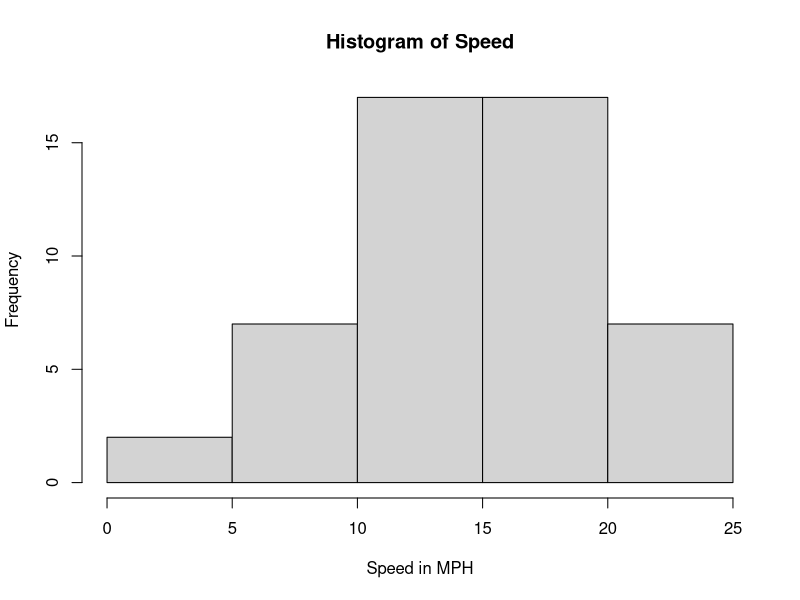
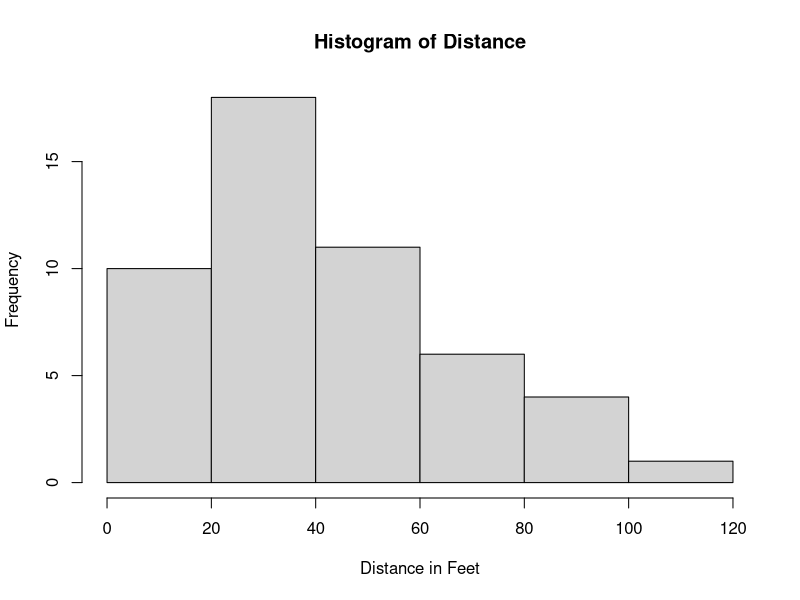
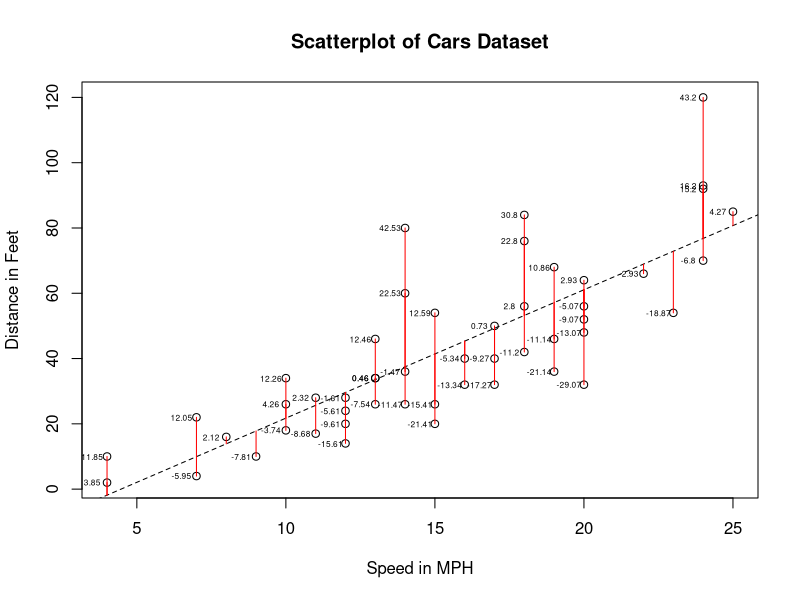
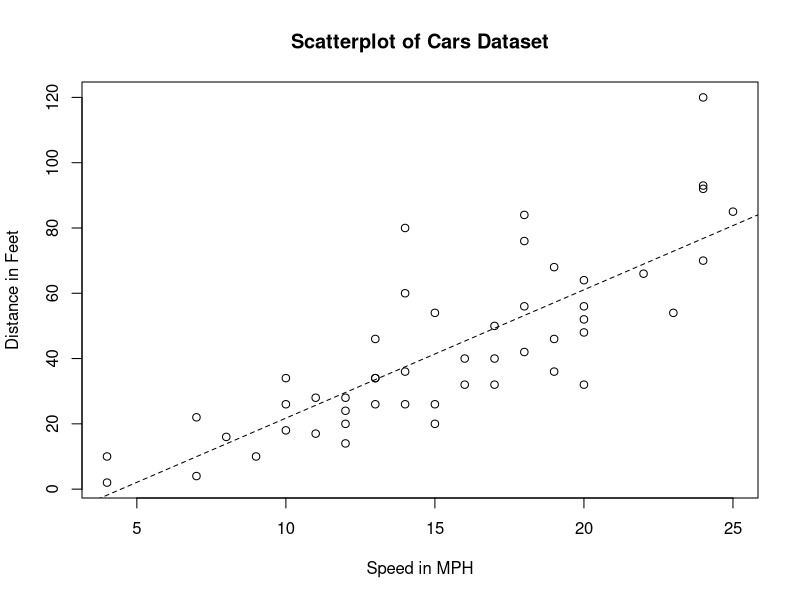
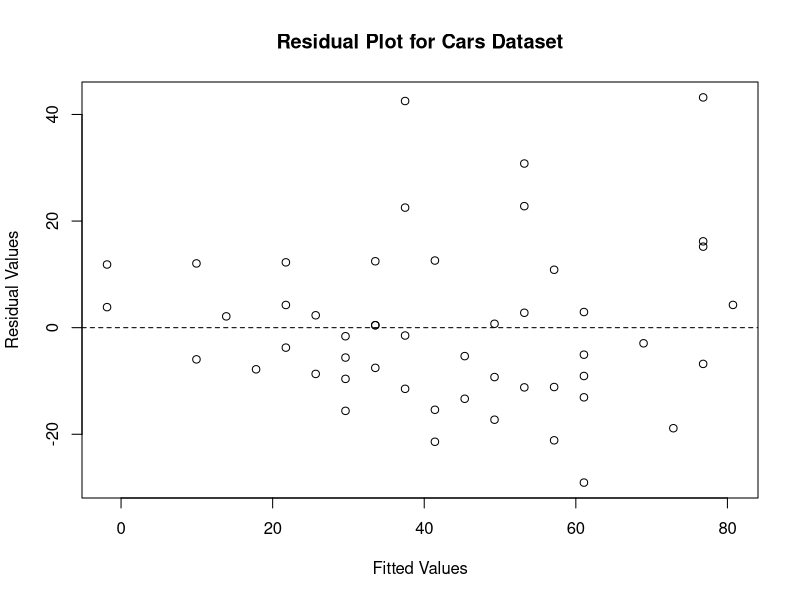
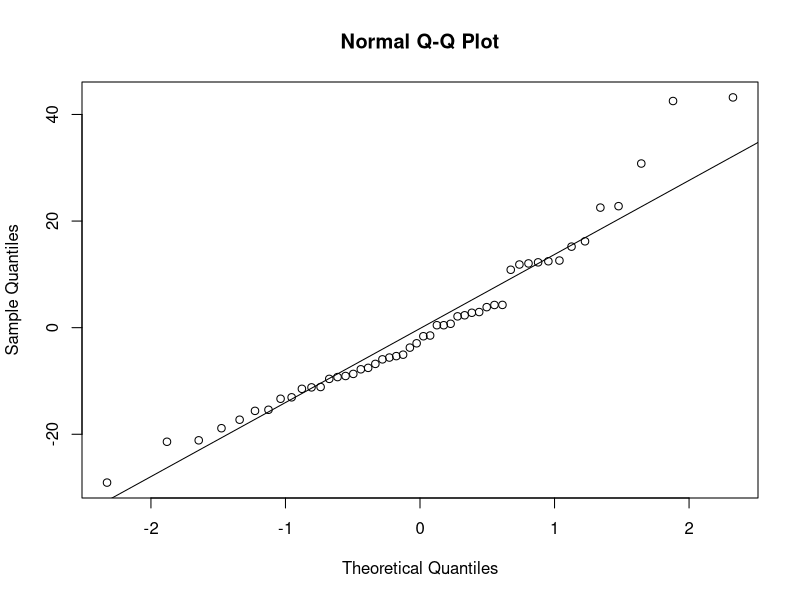
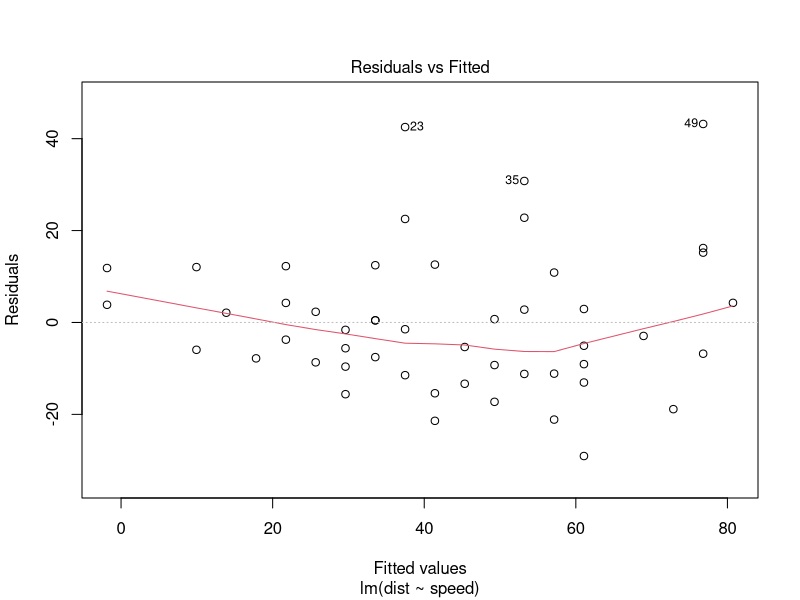
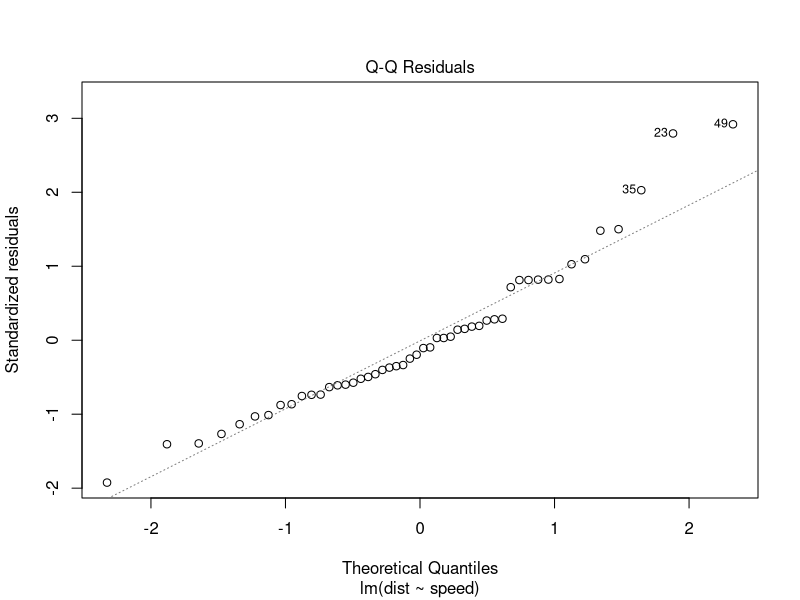

R code for these plots, in order: (Note: this script raises an error after producing the figures.)
####################################################
####################################################
#####[03] Simple Linear Regression Lecture Code#####
####################################################
####################################################



##############################################
#####Manual example with the cars dataset#####
##############################################
help(cars)
cars #Investigating the cars dataset.

#Basic numerical EDA for cars dataset.
summary(cars) #Five number summaries.
sapply(cars, sd) #Standard deviations.
cor(cars) #Correlations.

#Basic graphical EDA for cars dataset.
hist(cars$speed, xlab = "Speed in MPH", main = "Histogram of Speed")
hist(cars$dist, xlab = "Distance in Feet", main = "Histogram of Distance")

plot(cars, xlab = "Speed in MPH", ylab = "Distance in Feet",
     main = "Scatterplot of Cars Dataset")

#Manual calculation of simple linear regression coefficients.
beta1 = sum((cars$speed - mean(cars$speed)) * (cars$dist - mean(cars$dist))) /
  sum((cars$speed - mean(cars$speed))^2)

beta0 = mean(cars$dist) - beta1*mean(cars$speed)

#Adding the least squares regression line to the plot.
abline(beta0, beta1, lty = 2)

#Calculating the residual values.
residuals = cars$dist - (beta0 + beta1*cars$speed)

#Note the sum of the residuals is 0.
sum(residuals)

#Visualizing the residuals.
segments(cars$speed, cars$dist,
         cars$speed, (beta0 + beta1*cars$speed),
         col = "red")
text(cars$speed - .5, cars$dist, round(residuals, 2), cex = 0.5)



#################################################
#####Automatic example with the cars dataset#####
#################################################
model = lm(dist ~ speed, data = cars) #Use the linear model function lm() to
                                      #conduct the simple linear regression.

summary(model) #All the summary information for the model in question. Reports:
               #-The five number summary of the residuals.
               #-The coefficient estimates.
               #-The coeffiient standard errors.
               #-The t-test for significance of the coefficient estimates.
               #-The p-values for the significance tests.
               #-The level of significance.
               #-The RSE and degrees of freedom for the model.
               #-The coefficient of determination, R^2.
               #-The overall model F-statistic and corresponding p-value.

#The equation of the model can be constructed from the output:
#Predicted Distance = -17.6 + (3.9)*Speed

#The interpretation for the slope coefficient: With a 1 MPH increase in car speed,
#the stopping distance, on average, increases by approximately 3.9 feet.

#The interpretation for the intercept coefficient: When a car's speed is 0 MPH,
#the stopping distance, on average, is -17.6 MPH. Theoretically, does this make
#sense? Why might this be the case?

#The residual standard error is about 15.38; this is an approximation of how much
#the residuas tend to deviate around the regression line.

#The coefficient of determination is about 0.65; approximately 65% of the variability
#in the distance variable is explained by the speed variable.

#The intercept, slope, and overall regression is extremely significant (p-values
#all below 0.05).

#Notice that the F-statistic value for the overall regression is the same as the
#square of the t-statistic value for the speed coefficient:
t.statistic = 9.464
f.statistic = 89.57
t.statistic^2

confint(model) #Creating 95% confidence intervals for the model coefficients.



####################################################
#####Checking assumptions with the cars dataset#####
####################################################
#Linearity
plot(cars, xlab = "Speed in MPH", ylab = "Distance in Feet",
     main = "Scatterplot of Cars Dataset")
abline(model, lty = 2)

#Constant Variance & Independent Errors
plot(model$fitted, model$residuals,
     xlab = "Fitted Values", ylab = "Residual Values",
     main = "Residual Plot for Cars Dataset")
abline(h = 0, lty = 2)

#Normality
qqnorm(model$residuals)
qqline(model$residuals)

#Using the built-in plot() function to visualize the residual plots.
plot(model) #Note the addition of the loess smoother and scale-location plot
            #in order to assess whether there is a pronounced non-linear
            #relationship. Also the addition of leverage and cook's distance.

#Outliers are observations that have high residual values. The error for these
#observations is relatively large because the observations fall distant from the
#regression line.

#Leverage points are observations that have unusually small or large independent
#variable values; these points fall far from the mean. Thus, these observations
#have a lot of leverage to change the slope of the regression line. The further
#an observation is from the mean of the independent variable, the more leverage
#it has on the slope.

#Cook's distance helps to measure the effect of deleting an observation from the
#dataset and rerunning the regression. Observations that have large residual values
#and also high leverage tend to pose threats to the accuracy of the regression
#line and thus need to be further investigated.

#Visualizing another influence plot for the regression model.
library(car) #Companion to applied regression.
influencePlot(model)



#####################################
#####Predicting New Observations#####
#####################################
model$fitted.values #Returns the fitted values.

newdata = data.frame(speed = c(15, 20, 25)) #Creating a new data frame to pass
                                            #to the predict() function.

predict(model, newdata, interval = "confidence") #Construct confidence intervals
                                                 #for the average value of an
                                                 #outcome at a specific point.

predict(model, newdata, interval = "prediction") #Construct prediction invervals
                                                 #for a single observation's
                                                 #outcome value at a specific point.

#Constructing confidence and prediction bands for the scope of our data.
newdata = data.frame(speed = 4:25)
conf.band = predict(model, newdata, interval = "confidence")
pred.band = predict(model, newdata, interval = "prediction")

#Visualizing the confidence and prediction bands.
plot(cars, xlab = "Speed in MPH", ylab = "Distance in Feet",
     main = "Scatterplot of Cars Dataset")
abline(model, lty = 2) #Plotting the regression line.
lines(newdata$speed, conf.band[, 2], col = "blue") #Plotting the lower confidence band.
lines(newdata$speed, conf.band[, 3], col = "blue") #Plotting the upper confidence band.
lines(newdata$speed, pred.band[, 2], col = "red") #Plotting the lower prediction band.
lines(newdata$speed, pred.band[, 3], col = "red") #Plotting the upper prediction band.
legend("topleft", c("Regression Line", "Conf. Band", "Pred. Band"),
       lty = c(2, 1, 1), col = c("black", "blue", "red"))



####################################
#####The Box-Cox Transformation#####
####################################
library(car)
bc = boxCox(model) #Automatically plots a 95% confidence interval for the lambda
                   #value that maximizes the likelihhood of transforming to
                   #normality.

lambda = bc$x[which(bc$y == max(bc$y))] #Extracting the best lambda value.

dist.bc = (cars$dist^lambda - 1)/lambda #Applying the Box-Cox transformation.

model.bc = lm(dist.bc ~ cars$speed) #Creating a new regression based on the
                                    #transformed variable.

summary(model.bc) #Assessing the output of the new model.

plot(model.bc) #Assessing the assumptions of the new model.

boxCox(model.bc) #What happens if we want to apply the Box-Cox transformation
                 #a second time?